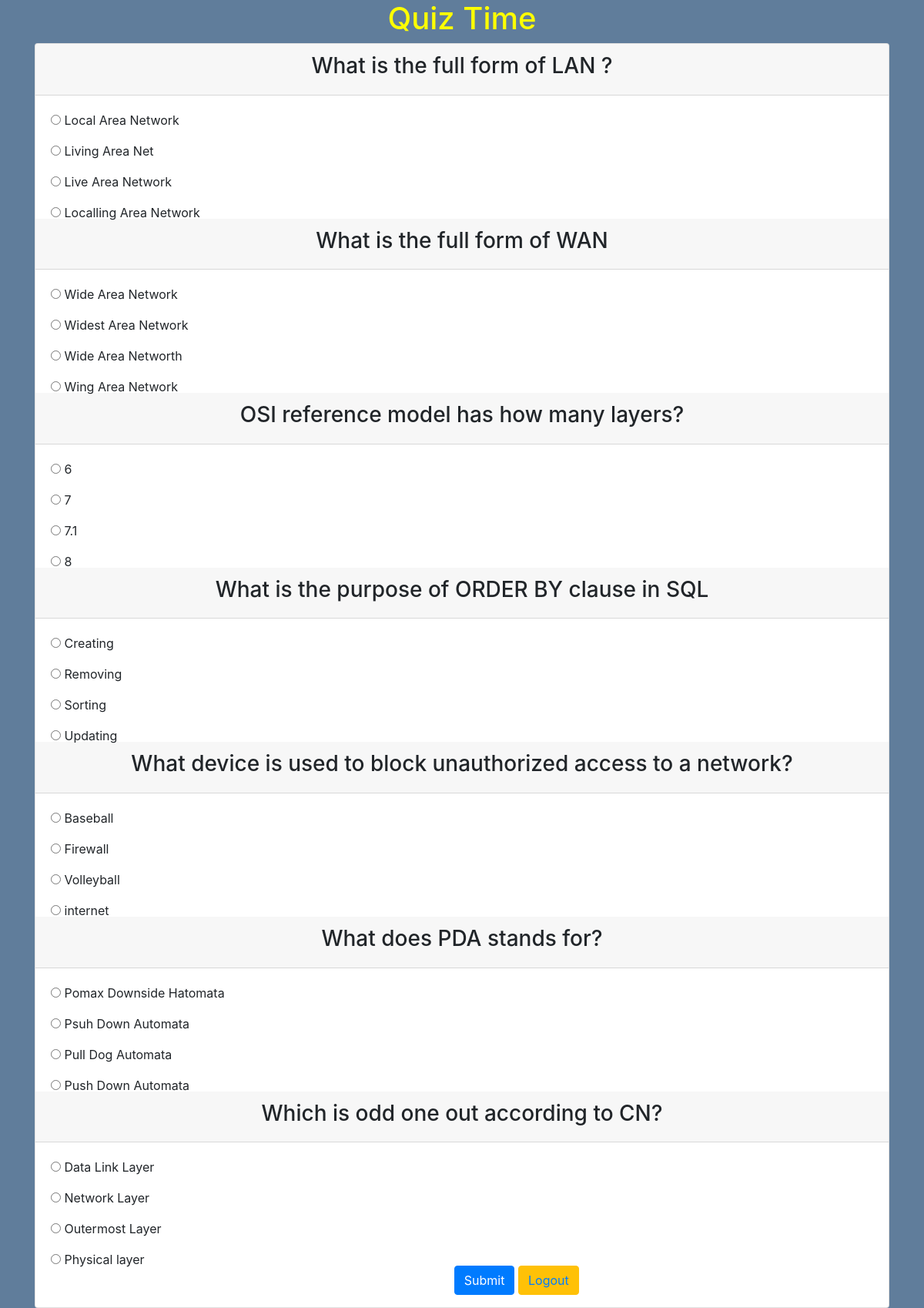
The app's page /quiz_notes/beginquiz.php with its own data.
### tables this page shows
CREATE TABLE `questions` (
  `id` int(255) NOT NULL,
  `question` varchar(255) NOT NULL,
  `aid` varchar(255) NOT NULL
);

CREATE TABLE `answers` (
  `aid` int(255) NOT NULL,
  `answer` varchar(255) NOT NULL,
  `ans_id` varchar(255) NOT NULL
);

### quiz_notes/beginquiz.php (the view, shortened to what this page needs)
<html>
<head>
  <link rel="stylesheet" href="https://maxcdn.bootstrapcdn.com/bootstrap/4.5.2/css/bootstrap.min.css">
</head>
<body style="background:#607d9b">
    <div class="container text-center">
        <h1 style="color:yellow">Quiz Time</h1>
        <div class=card >
            <form action="result.php" method="post">
            <?php
            include('mainconnect.php');
            for($i=1;$i<20;$i++){
                $sql="select * from questions where id=$i";
                $data =mysqli_query($cont,$sql);
                while($row=mysqli_fetch_assoc($data)){
                    ?>
                    <div class="card-header"><h3><?php echo$row['question'] ?></h3></div>
                    <?php
                    $sql="select * from answers where ans_id=$i";
                    $data =mysqli_query($cont,$sql);
                while($row=mysqli_fetch_assoc($data)){
                    ?>
                    <div class="card-body">
                        <span style="float:left"><input type="radio" name="check[<?php echo$row['ans_id']; ?>]" value="<?php echo $row['aid'] ?>">
                        <?php echo $row['answer']?>
                        </span>
                    </div>
                    <?php
                }
                }
            }
            ?>
            <div class="text-center">
                <input type="Submit" name="sub" class="btn btn-primary">
                <button class="btn btn-warning"><a href="logout.php">Logout</a></button>
            </div>
        </div>
    </div>
</body>
</html>

### records on screen
questions: question "What is the full form of LAN ?"
answers: answer "Local Area Network"
answers: answer "Living Area Net"
answers: answer "Live Area Network"
answers: answer "Localling Area Network"
questions: question "What is the full form of WAN"
answers: answer "Wide Area Network"
answers: answer "Widest Area Network"
answers: answer "Wide Area Networth"
answers: answer "Wing Area Network"
questions: question "OSI reference model has how many layers?"
answers: answer "6"
answers: answer "7"
answers: answer "7.1"
answers: answer "8"
questions: question "What is the purpose of ORDER BY clause in SQL"
answers: answer "Creating"
answers: answer "Removing"
answers: answer "Sorting"
answers: answer "Updating"
questions: question "What device is used to block unauthorized access to a network?"
answers: answer "Baseball"
answers: answer "Firewall"
answers: answer "Volleyball"
answers: answer "internet"
questions: question "What does PDA stands for?"
answers: answer "Pomax Downside Hatomata"
answers: answer "Psuh Down Automata"
answers: answer "Pull Dog Automata"
answers: answer "Push Down Automata"
questions: question "Which is odd one out according to CN?"
answers: answer "Data Link Layer"
answers: answer "Network Layer"
answers: answer "Outermost Layer"
answers: answer "Physical layer"
